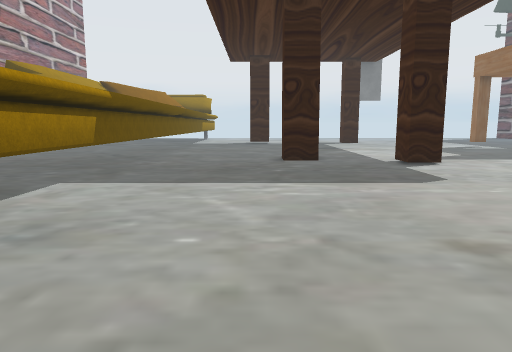
[1] (above)

19 first-person views from a walk through a Unity game level. The camera is 1.2 m above the floor, tilts 8° down and sees 70° across. The floor is counted in squares, 1 m on a side. Each view is taken from the middle of a square. On the plan, view 1 faces up. The plan holds only what a view shows up to about 15 squares ahead; the rest is blank. Some surface patterns are stand-ins.

[2]
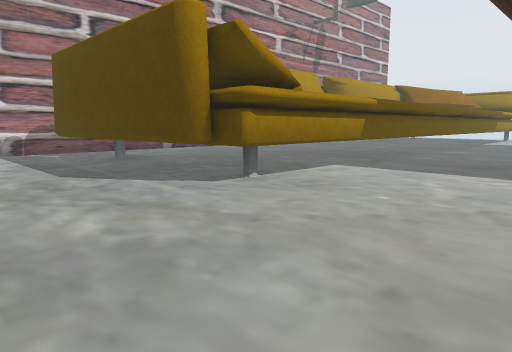

[3]
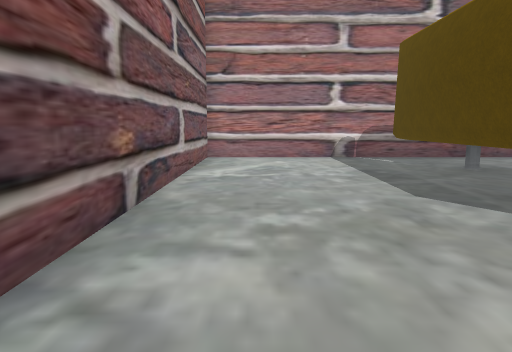

[4]
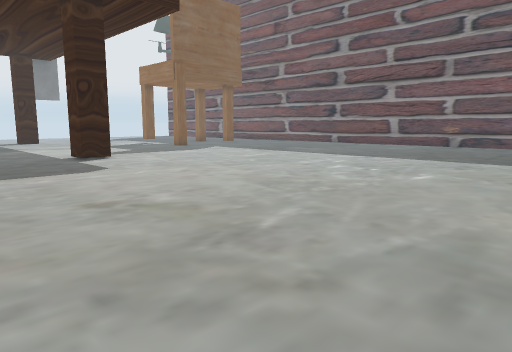

[5]
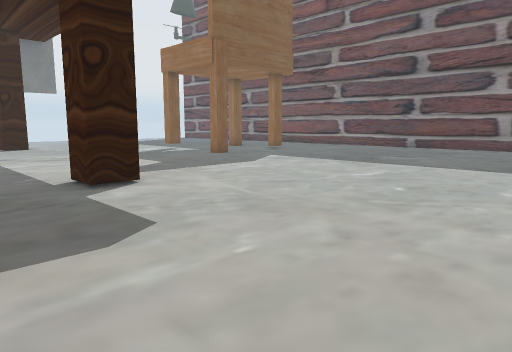

[6]
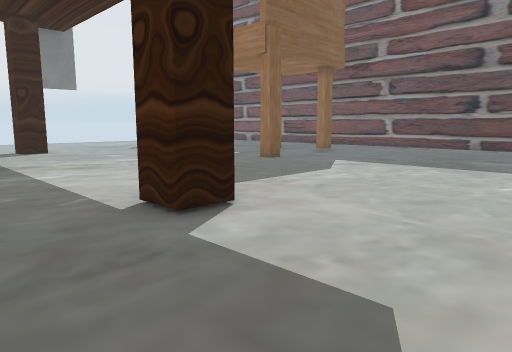

[7]
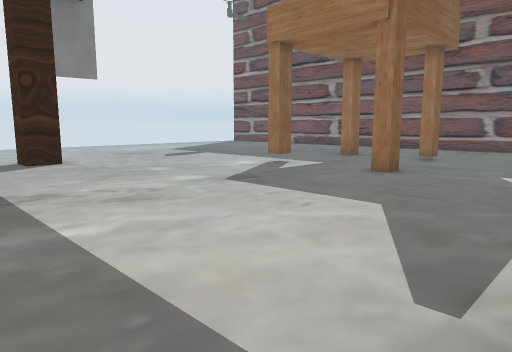

[8]
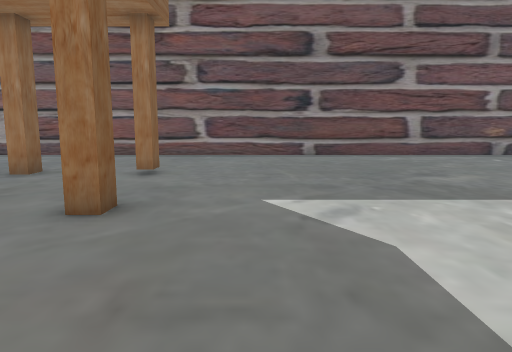

[9]
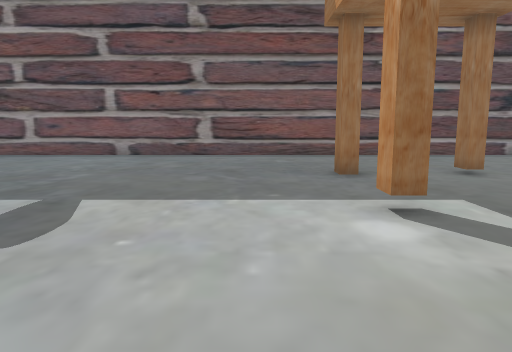

[10]
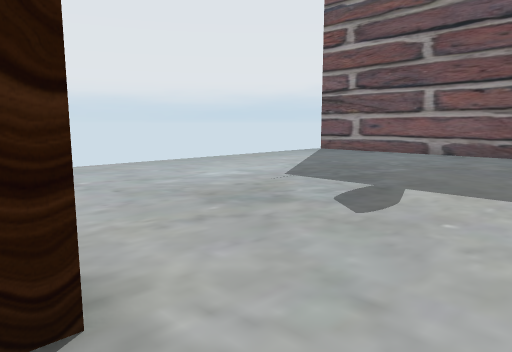

[11]
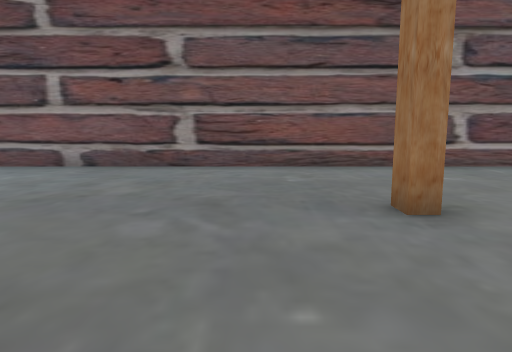

[12]
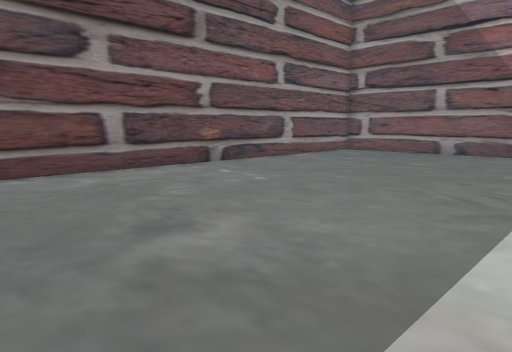

[13]
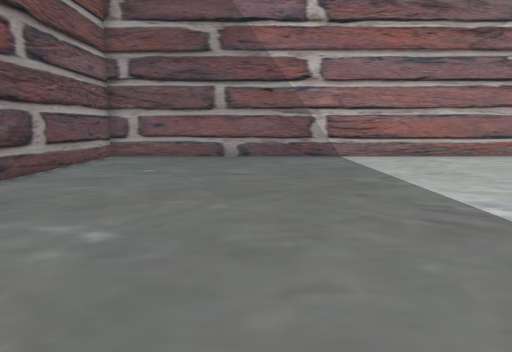

[14]
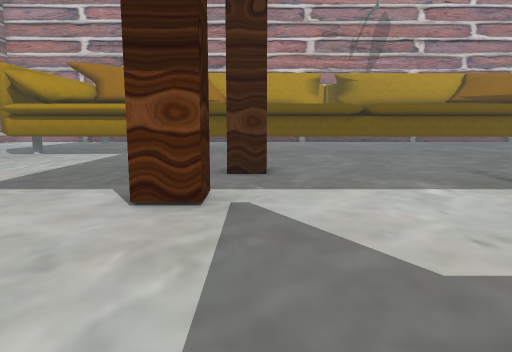

[15]
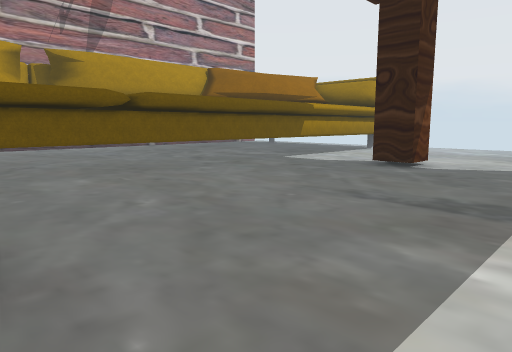

[16]
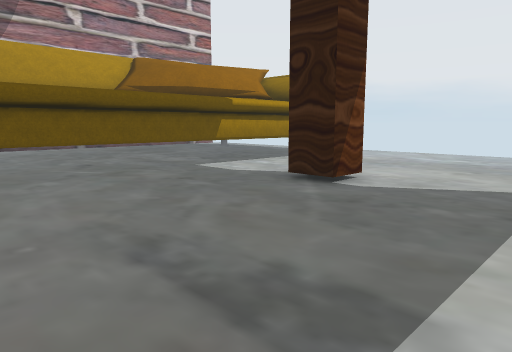

[17]
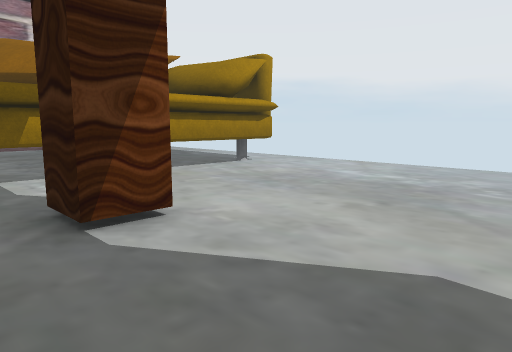

[18]
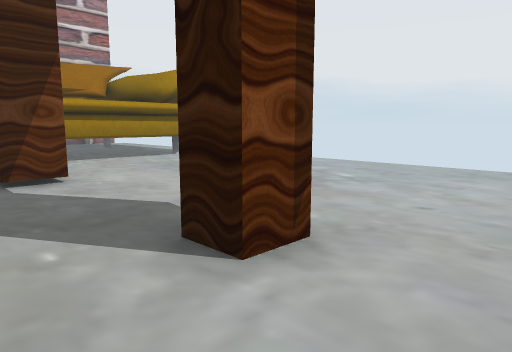

[19]
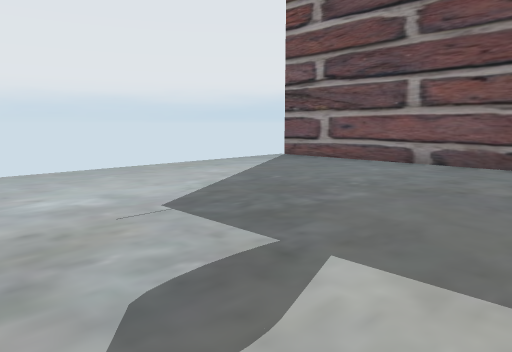

### Floor plan
Points are (right, up) in squares from view 1. A wall is a line through its corners. A room is listed if a view was taken in it or the views show most of it. See-through windows are left out.
Room 1 (views 1, 2, 3, 4, 5, 6, 7, 8, 9, 10, 11, 12, 13, 14, 15, 16, 17, 18, 19)
walls: (5.7, 12.2) (5.7, 11.1) (4.7, 11.1) (4.7, 12.2) (5.7, 12.2); (2.1, 13.4) (2.1, 12.3) (0.9, 12.3) (0.9, 13.2); (12.4, 16.1) (11.8, 16.1) (11.8, 16.6); (12.4, 19.7) (11.8, 19.7) (11.8, 20.2) (12.4, 20.2); (16.4, 16.5) (15.8, 16.5) (15.8, 16.9) (16.4, 16.9); (16.5, 19.5) (15.8, 19.5) (15.8, 20) (16.5, 20); (6.7, 25.2) (6.7, 24.1) (5.7, 24.1) (5.7, 25.1); (0.8, 24.6) (0.8, 23.4) (-0.4, 23.4); (-4.5, 2.3) (-6.6, 2.1); (-4.5, 2.3) (-12.1, 2.1); (6.2, -3.8) (21.5, -3.8) (21.5, 32.9); (-3.5, 31.1) (-3.5, 3.1) (-4.6, 3.1); (-10.2, 2) (-12.2, 2.2); (-14.6, 7.5) (-14.6, -3.8) (-3.5, -3.8)

Where each view was taken, in squares from view 1:
view 1: 0 up, 0 right, facing up
view 2: 2 down, 2 right, facing up-left
view 3: 2 down, 1 left, facing left
view 4: 2 down, 0 right, facing up-right
view 5: 4 up, 2 right, facing up-right
view 6: 7 up, 2 right, facing up-right
view 7: 12 up, 3 right, facing up-right
view 8: 14 up, 7 right, facing right
view 9: 22 up, 7 right, facing right
view 10: 22 up, 6 right, facing up-right
view 11: 22 up, 11 right, facing right
view 12: 12 up, 12 right, facing down-right
view 13: 10 up, 16 right, facing down
view 14: 13 up, 11 right, facing left
view 15: 13 up, 5 right, facing up-left
view 16: 17 up, 5 right, facing up-left
view 17: 22 up, 5 right, facing up-left
view 18: 22 up, 9 right, facing up-left
view 19: 23 up, 10 right, facing up-right
